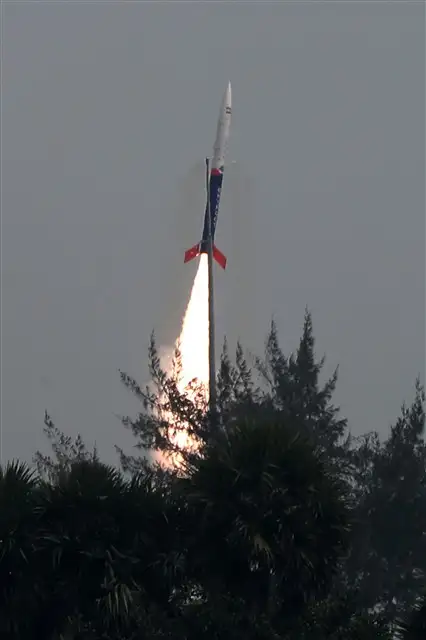
#> input picture Input/Day/1.jpg, 426 x 640 px; its folder holds only this picture in this run
$ jupyter execute preprocessing.ipynb
#> lines starting #> are read from the running program, lines starting #| are printed output that depends on the picture
# Data Preprocessing

[cell 1]
import matplotlib.pylab as plt
import cv2
import os
from glob import glob

### Read images

[cell 2]
day_input = glob(r'D:\Sem 5\NNFS\Project\Input\Day\*.jpg')
night_input = glob(r'D:\Sem 5\NNFS\Project\Input\Night\*.jpg')

day_output = r'D:\Sem 5\NNFS\Project\Output\Day'
night_output = r'D:\Sem 5\NNFS\Project\Output\Night'

##### Preprocess Images

[cell 3]
def preprocess(input_folder, output_folder, size=(500,500)):
#> called with output_folder = 'D:\\Sem 5\\NNFS\\Project\\Output\\Day', size = (500, 500)
    for filename in input_folder:
        img = plt.imread(filename)
#> img is the input picture: shape (640, 426, 3) float32; mean R, G, B 0.351, 0.365, 0.378

        # gray = cv2.cvtColor(img, cv2.COLOR_BGR2GRAY)

        resized = cv2.resize(img, size)
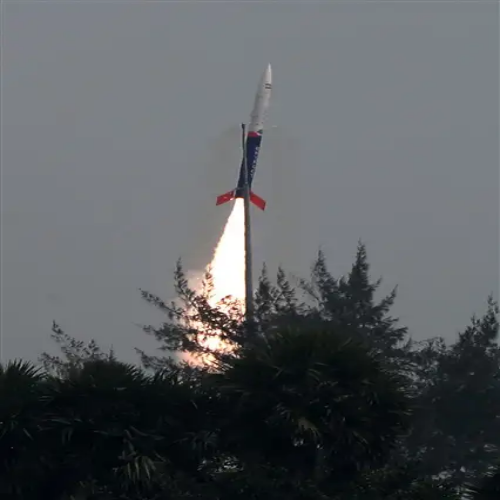
#> resized: shape (500, 500, 3) float32; mean R, G, B 0.351, 0.365, 0.377

        save_path = os.path.join(output_folder, os.path.basename(filename))
        plt.imsave(save_path, resized, cmap='Greys')

[cell 4]
preprocess(day_input, day_output)
preprocess(night_input, night_output)

$ run again, on Input/Day/106.jpg
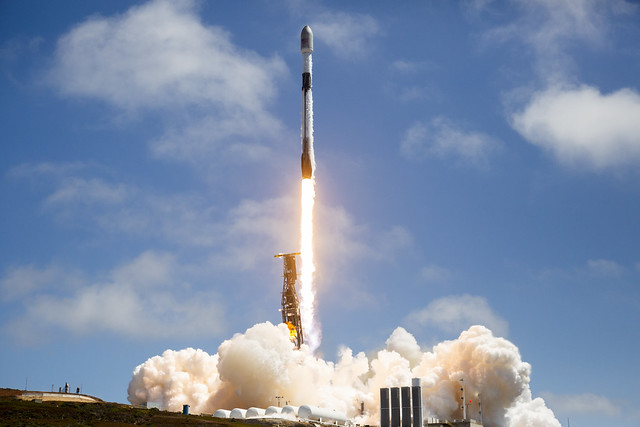
#> input picture Input/Day/106.jpg, 640 x 427 px
#> in preprocess, img is the input picture: shape (427, 640, 3); mean R, G, B 125.4, 142.4, 170.5
#> in preprocess, `resized = cv2.resize(img, size)`:
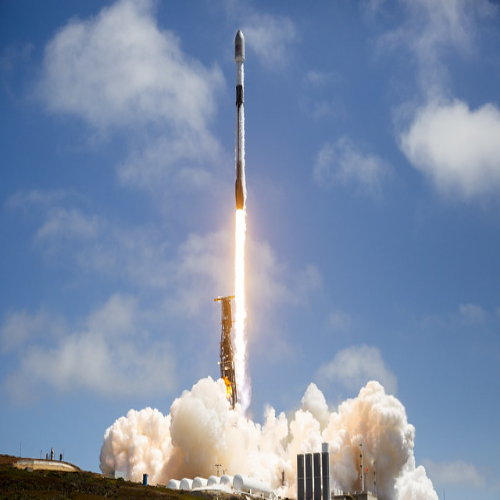
#> resized: shape (500, 500, 3); mean R, G, B 125.3, 142.3, 170.4

$ run again, on Input/Day/107.jpg
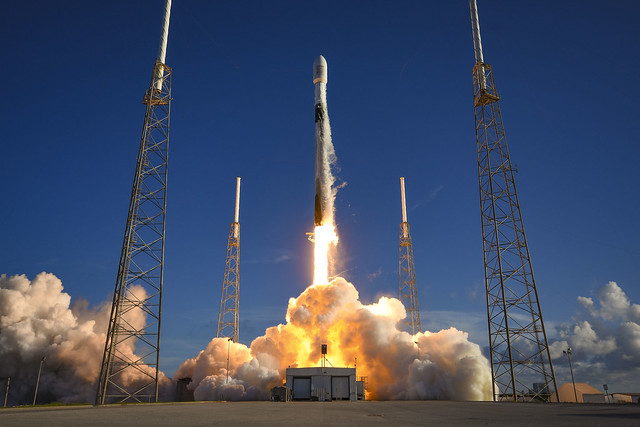
#> input picture Input/Day/107.jpg, 640 x 427 px
#> in preprocess, img is the input picture: shape (427, 640, 3); mean R, G, B 66.4, 78.1, 103.3
#> in preprocess, `resized = cv2.resize(img, size)`:
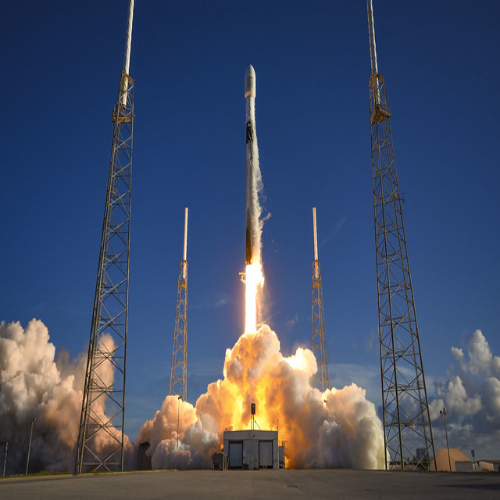
#> resized: shape (500, 500, 3); mean R, G, B 66.3, 78, 103.2

$ run again, on Input/Day/108.jpg
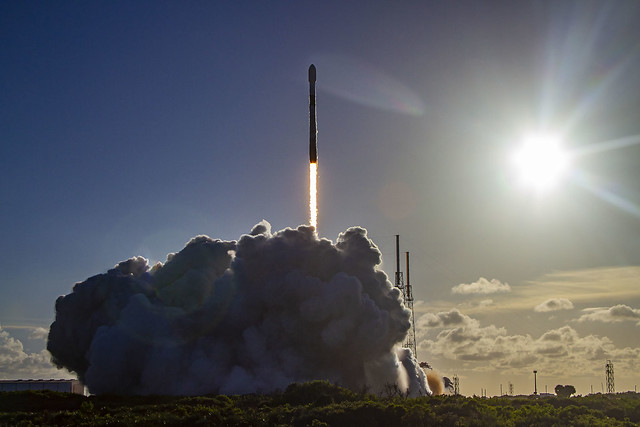
#> input picture Input/Day/108.jpg, 640 x 427 px
#> in preprocess, img is the input picture: shape (427, 640, 3); mean R, G, B 93.1, 95.5, 102.1
#> in preprocess, `resized = cv2.resize(img, size)`:
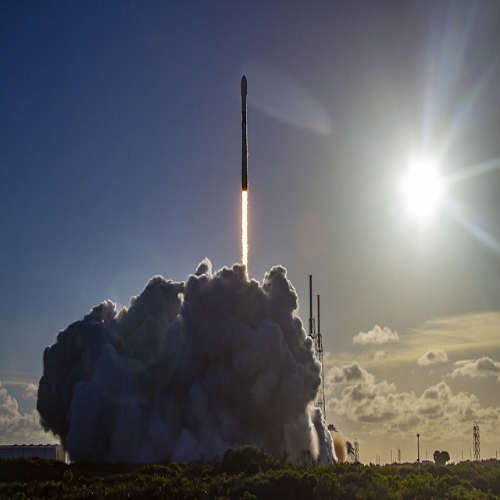
#> resized: shape (500, 500, 3); mean R, G, B 93, 95.4, 102

$ run again, on Input/Day/100.jpg
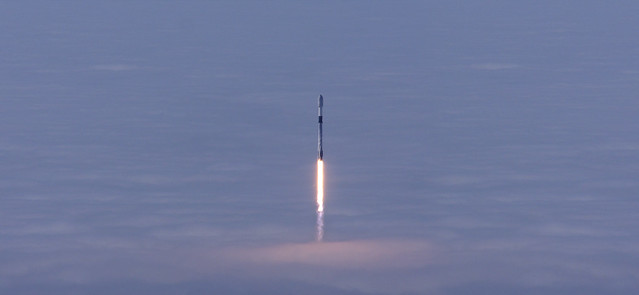
#> input picture Input/Day/100.jpg, 639 x 295 px
#> in preprocess, img is the input picture: shape (295, 639, 3); mean R, G, B 110.7, 120.6, 155.9
#> in preprocess, `resized = cv2.resize(img, size)`:
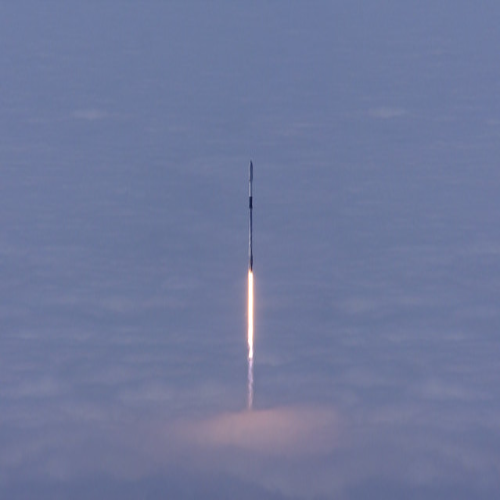
#> resized: shape (500, 500, 3); mean R, G, B 110.6, 120.5, 155.8
